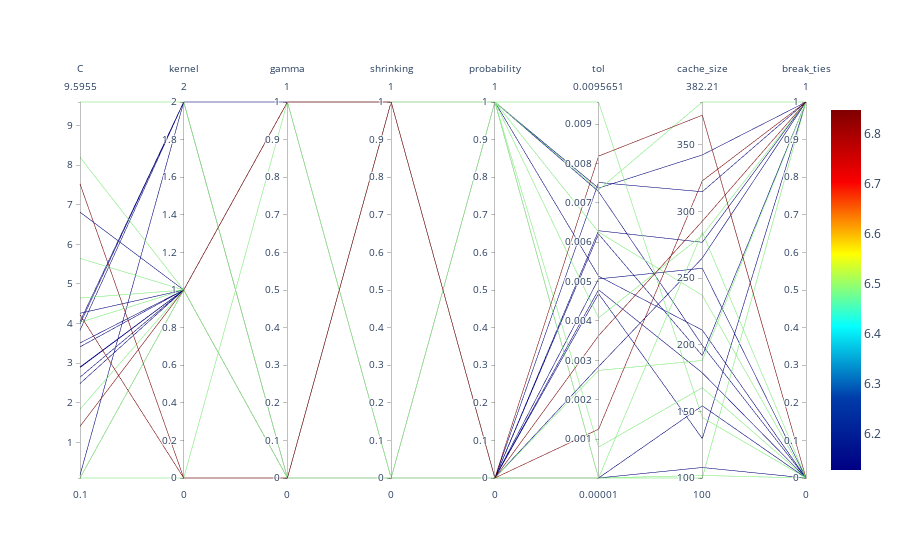

Notebook code for this chart:
### Markdown cell above
## Parallel Coordinates Plot

### Code cell
spot_tuner.parallel_plot()

### Figure 1 — Plotly figure (JSON) as saved in the notebook; plotly's stock layout.template omitted (floating-point values rounded to 4 significant figures)
{"data": [{"dimensions": [{"label": "C", "range": [0.1, 9.595], "values": [1.404, 8.198, 0.1719, 2.888, 6.814, 3.989, 7.528, 4.223, 5.648, 9.595, 0.1, 2.485, 0.1, 4.645, 0.1, 3.833, 4.261, 1.836, 3.412, 3.51, 2.904, 4.051, 4.031, 2.646]}, {"label": "kernel", "range": [0, 2], "values": [1, 1, 2, 1, 1, 2, 0, 0, 1, 2, 1, 1, 0, 1, 1, 2, 1, 1, 1, 1, 1, 2, 1, 1]}, {"label": "gamma", "range": [0, 1], "values": [1, 1, 0, 1, 1, 1, 0, 0, 0, 0, 1, 1, 1, 0, 0, 0, 0, 1, 1, 1, 1, 0, 1, 0]}, {"label": "shrinking", "range": [0, 1], "values": [1, 1, 0, 0, 0, 1, 1, 1, 0, 0, 0, 0, 0, 1, 0, 1, 0, 0, 0, 0, 0, 0, 1, 0]}, {"label": "probability", "range": [0, 1], "values": [0, 1, 0, 1, 1, 0, 0, 0, 1, 1, 0, 0, 1, 0, 1, 0, 1, 1, 0, 0, 0, 0, 1, 0]}, {"label": "tol", "range": [1e-05, 0.009565], "values": [0.00819, 0.0007955, 0.002841, 0.007377, 0.00514, 0.004693, 0.003625, 0.00125, 0.009565, 0.00626, 1e-05, 0.00507, 0.004079, 0.002744, 1e-05, 0.004793, 0.007289, 0.007333, 0.00621, 0.00752, 0.006294, 1e-05, 1e-05, 1e-05]}, {"label": "cache_size", "range": [100, 382.2], "values": [372.3, 167.8, 265.1, 342.5, 211.0, 129.6, 292.7, 323.0, 145.4, 237.1, 100, 257.4, 282.1, 188.2, 284.5, 179.0, 199.6, 382.2, 191.9, 314.9, 276.9, 107.9, 101.9, 154.2]}, {"label": "break_ties", "range": [0, 1], "values": [0, 0, 1, 1, 0, 1, 1, 1, 0, 0, 1, 0, 1, 1, 0, 0, 0, 1, 1, 1, 1, 0, 0, 0]}], "line": {"cmax": 6.848, "cmin": 6.127, "color": [6.848, 6.488, 6.127, 6.127, 6.127, 6.127, 6.848, 6.848, 6.488, 6.488, 6.488, 6.127, 6.488, 6.488, 6.488, 6.127, 6.127, 6.488, 6.127, 6.127, 6.127, 6.127, 6.488, 6.127], "colorscale": [[0, "rgb(0,0,131)"], [0.2, "rgb(0,60,170)"], [0.4, "rgb(5,255,255)"], [0.6, "rgb(255,255,0)"], [0.8, "rgb(250,0,0)"], [1, "rgb(128,0,0)"]], "showscale": true}, "type": "parcoords"}], "layout": {}}
